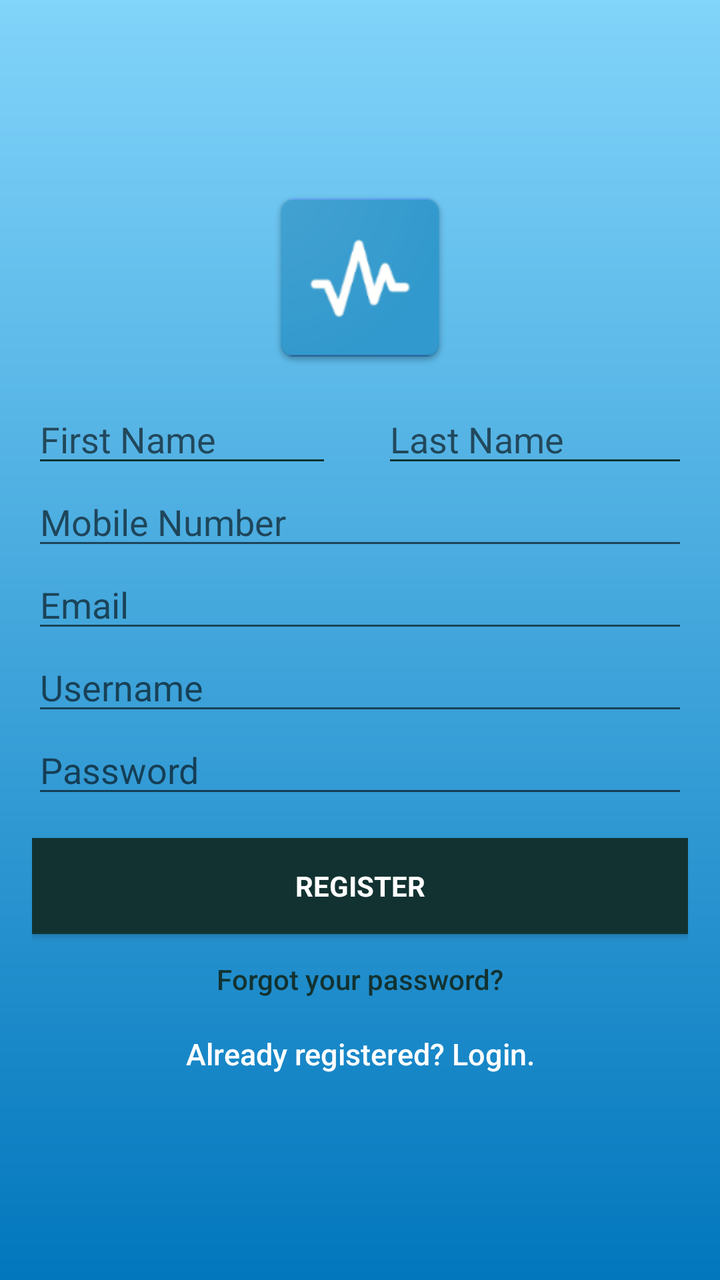
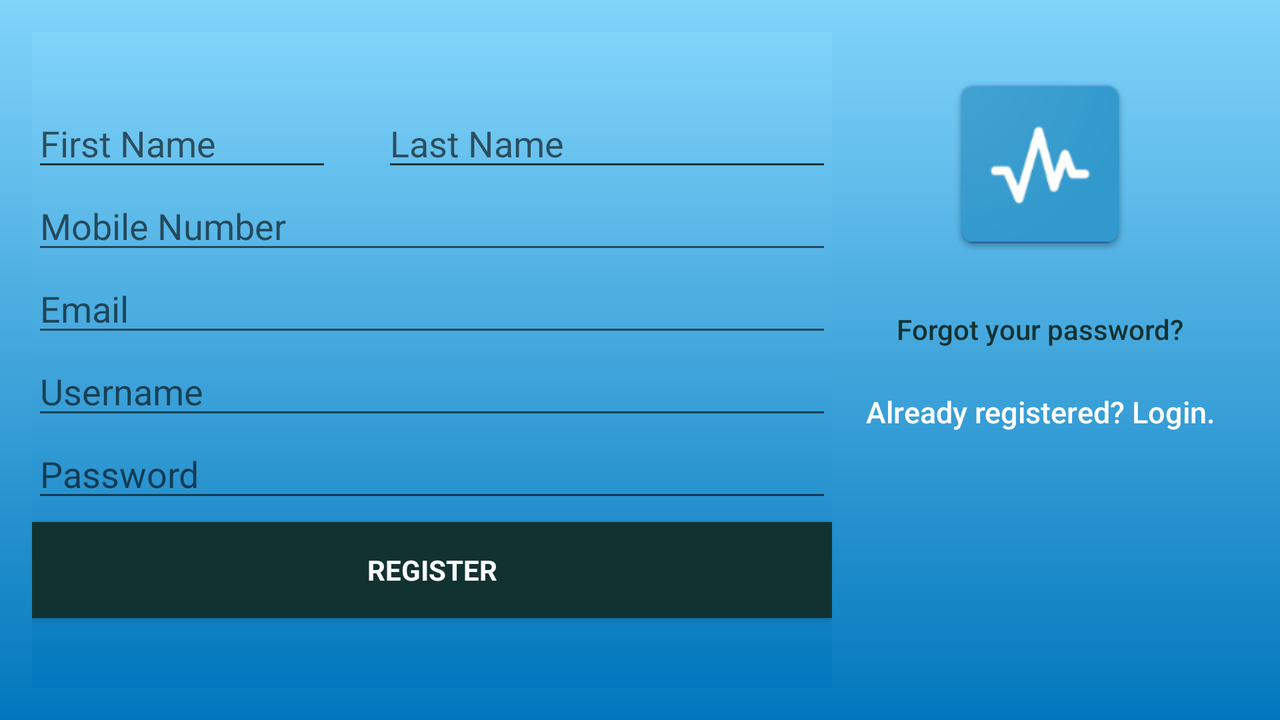

Two renders of one Android screen. The first uses the default layout on a phone; the second uses the alternative layout the repository ships for a different screen configuration, on a matching device. The two XML files are below.
<!-- AndroidManifest.xml: application theme AppTheme -->
<!-- res/layout/activity_signup.xml -->
<?xml version="1.0" encoding="utf-8"?>
<android.support.design.widget.CoordinatorLayout xmlns:android="http://schemas.android.com/apk/res/android"
    xmlns:app="http://schemas.android.com/apk/res-auto"
    xmlns:tools="http://schemas.android.com/tools"
    android:layout_width="match_parent"
    android:layout_height="match_parent"
    tools:context=".Signup">

    <LinearLayout
        android:layout_width="fill_parent"
        android:layout_height="fill_parent"
        android:background="@drawable/register_background"
        android:gravity="center"
        android:orientation="vertical"
        android:padding="@dimen/activity_horiz_margin">

        <ImageView
            android:layout_width="@dimen/logo_dimen"
            android:layout_height="@dimen/logo_dimen"
            android:layout_gravity="center_horizontal"
            android:layout_marginBottom="10dp"
            android:src="@mipmap/pulse"/>


        <LinearLayout
            android:layout_width="match_parent"
            android:layout_height="wrap_content"
            android:orientation="horizontal">

            <EditText
                android:id="@+id/registrationName"
                android:layout_width="150dp"
                android:layout_height="40dp"
                android:hint="First Name"
                android:backgroundTint="#123231"
                android:inputType="textPersonName"
                android:maxLines="1"
                android:singleLine="true"
                android:textColor="@android:color/white"/>

            <EditText
                android:id="@+id/registrationCaste"
                android:layout_width="fill_parent"
                android:layout_height="40dp"
                android:backgroundTint="#123231"
                android:layout_marginLeft = "25dp"
                android:hint="Last Name"
                android:inputType="textPersonName"
                android:maxLines="1"
                android:singleLine="true"
                android:textColor="@android:color/white"/>

        </LinearLayout>

        <EditText
            android:id = "@+id/mobile"
            android:layout_width="fill_parent"
            android:layout_height="wrap_content"
            android:hint="Mobile Number"
            android:inputType="phone"
            android:maxLength="10"
            android:maxLines="1"
            android:singleLine="true"
            android:textColor="@android:color/white"/>

        <EditText
            android:id="@+id/email"
            android:layout_width="match_parent"
            android:layout_height="wrap_content"
            android:hint="@string/email"
            android:inputType="textEmailAddress"
            android:maxLines="1"
            android:singleLine="true"
            android:textColor="@android:color/white"
            />
        <EditText
            android:layout_width="match_parent"
            android:id="@+id/userName"
            android:layout_height="wrap_content"
            android:hint="@string/username"
            android:inputType="text"
            android:maxLines="1"
            android:singleLine="true"
            android:textColor="@android:color/white"/>
        <EditText
            android:id="@+id/password"
            android:layout_width="match_parent"
            android:layout_height="wrap_content"
            android:focusableInTouchMode="true"
            android:hint="@string/hint_password"
            android:imeActionId="6"
            android:imeOptions="actionUnspecified"
            android:inputType="textPassword"
            android:maxLines="1"
            android:singleLine="true"
            android:textColor="@android:color/white"
            />






        <Button
            android:id="@+id/signup_button"
            style="?android:textAppearanceSmall"
            android:layout_width="match_parent"
            android:layout_height="wrap_content"
            android:layout_marginTop = "15dp"
            android:background="@color/colorAccent"
            android:text="@string/action_sign_in_short"
            android:textColor="@android:color/white"
            android:textStyle="bold"/>

        <Button
            android:id="@+id/btn_reset_password"
            android:layout_width="fill_parent"
            android:layout_height="25dp"
            android:layout_marginTop="10dip"
            android:background="@null"
            android:text="@string/btn_forgot_password"
            android:textAllCaps="false"
            android:textColor="@color/colorAccent"
            />

        
        <Button
            android:id="@+id/signin_button"
            android:layout_width="fill_parent"
            android:layout_height="wrap_content"
            android:layout_marginTop="1dip"
            android:background="@null"
            android:text="@string/btn_link_to_login"
            android:textAllCaps="false"
            android:textColor="@color/white"
            android:textSize="15dp"/>


    </LinearLayout>

    <ProgressBar
        android:id="@+id/progressBar"
        android:layout_width="30dp"
        android:layout_height="30dp"
        android:layout_gravity="center|bottom"
        android:layout_marginBottom="20dp"
        android:visibility="gone"/>

</android.support.design.widget.CoordinatorLayout>
<!-- resources referenced by this layout -->
<resources>
  <color name="colorAccent">#123231</color>
  <color name="white">#ffffff</color>
  <dimen name="activity_horiz_margin">16dp</dimen>
  <dimen name="logo_dimen">100dp</dimen>
  <!-- drawable register_background (drawable) -->
  <?xml version="1.0" encoding="utf-8"?>
  <shape xmlns:android="http://schemas.android.com/apk/res/android">
      <gradient
          android:startColor="#81D4FA"
          android:endColor="#0277BD"
          android:angle="270"
          />
  
  </shape>
  <!-- mipmap pulse: png bitmap (mipmap-hdpi, 2646 bytes) -->
  <string name="action_sign_in_short">Register</string>
  <string name="btn_forgot_password">Forgot your password?</string>
  <string name="btn_link_to_login">Already registered? Login.</string>
  <string name="email">Email</string>
  <string name="hint_password">Password</string>
  <string name="username">Username</string>
  <style name="AppTheme" parent="Theme.AppCompat.Light.DarkActionBar">
          
          <item name="colorPrimary">@color/colorPrimary</item>
          <item name="colorPrimaryDark">@color/colorPrimaryDark</item>
          <item name="colorAccent">@color/colorAccent</item>
      </style>
  <color name="colorPrimary">#0277BD</color>
  <color name="colorPrimaryDark">#0277BD</color>
</resources>
<!-- res/layout-land/activity_signup.xml (the repository's variant of the layout above) -->
<!-- drawn on the phone turned sideways -->
<?xml version="1.0" encoding="utf-8"?>
<android.support.design.widget.CoordinatorLayout xmlns:android="http://schemas.android.com/apk/res/android"
    xmlns:app="http://schemas.android.com/apk/res-auto"
    xmlns:tools="http://schemas.android.com/tools"
    android:layout_width="match_parent"
    android:layout_height="match_parent"
    android:background="@drawable/register_background"
    tools:context=".Signup">

    <LinearLayout
        android:layout_width="fill_parent"
        android:layout_height="fill_parent"
        android:orientation="horizontal"
        android:padding="@dimen/activity_horiz_margin">

        <LinearLayout
            android:layout_width="400dp"
            android:layout_height="fill_parent"
            android:background="@drawable/register_background"
            android:gravity="center"
            android:orientation="vertical"
            >



            <LinearLayout
                android:layout_width="match_parent"
                android:layout_height="wrap_content"
                android:orientation="horizontal">

                <EditText
                    android:id="@+id/registrationName"
                    android:layout_width="150dp"
                    android:layout_height="40dp"
                    android:hint="First Name"
                    android:backgroundTint="#123231"
                    android:inputType="textPersonName"
                    android:maxLines="1"
                    android:singleLine="true"
                    android:textColor="@android:color/white"/>

                <EditText
                    android:id="@+id/registrationCaste"
                    android:layout_width="fill_parent"
                    android:layout_height="40dp"
                    android:backgroundTint="#123231"
                    android:layout_marginLeft = "25dp"
                    android:hint="Last Name"
                    android:inputType="textPersonName"
                    android:maxLines="1"
                    android:singleLine="true"
                    android:textColor="@android:color/white"/>

            </LinearLayout>

            <EditText
                android:id = "@+id/mobile"
                android:layout_width="fill_parent"
                android:layout_height="wrap_content"
                android:hint="Mobile Number"
                android:inputType="phone"
                android:maxLength="10"
                android:maxLines="1"
                android:singleLine="true"
                android:textColor="@android:color/white"/>

            <EditText
                android:id="@+id/email"
                android:layout_width="match_parent"
                android:layout_height="wrap_content"
                android:hint="@string/email"
                android:inputType="textEmailAddress"
                android:maxLines="1"
                android:singleLine="true"
                android:textColor="@android:color/white"
                />
            <EditText
                android:layout_width="match_parent"
                android:id="@+id/userName"
                android:layout_height="wrap_content"
                android:hint="@string/username"
                android:inputType="text"
                android:maxLines="1"
                android:singleLine="true"
                android:textColor="@android:color/white"/>
            <EditText
                android:id="@+id/password"
                android:layout_width="match_parent"
                android:layout_height="wrap_content"
                android:focusableInTouchMode="true"
                android:hint="@string/hint_password"
                android:imeActionId="6"
                android:imeOptions="actionUnspecified"
                android:inputType="textPassword"
                android:maxLines="1"
                android:singleLine="true"
                android:textColor="@android:color/white"
                />

            <Button
                android:id="@+id/signup_button"
                style="?android:textAppearanceSmall"
                android:layout_width="match_parent"
                android:layout_height="wrap_content"
                android:layout_marginTop = "5dp"
                android:background="@color/colorAccent"
                android:text="@string/action_sign_in_short"
                android:textColor="@android:color/white"
                android:textStyle="bold"/>
        </LinearLayout>
        <LinearLayout
            android:layout_width="fill_parent"
            android:layout_height="match_parent"
            android:padding="@dimen/activity_horiz_margin"
            android:orientation="vertical">

            <ImageView
                android:layout_width="@dimen/logo_dimen"
                android:layout_height="@dimen/logo_dimen"
                android:src="@mipmap/pulse"
                android:layout_gravity="center_horizontal"/>

            <Button
                android:id="@+id/btn_reset_password"
                android:layout_width="fill_parent"
                android:layout_height="25dp"
                android:layout_marginTop="20dip"
                android:background="@null"
                android:text="@string/btn_forgot_password"
                android:textAllCaps="false"
                android:textColor="@color/colorAccent"
                />

        
            <Button
                android:id="@+id/signin_button"
                android:layout_width="fill_parent"
                android:layout_height="wrap_content"
                android:layout_marginTop="5dip"
                android:background="@null"
                android:text="@string/btn_link_to_login"
                android:textAllCaps="false"
                android:textColor="@color/white"
                android:textSize="15dp"/>

            <ProgressBar
                android:id="@+id/progressBar"
                android:layout_width="30dp"
                android:layout_height="30dp"
                android:layout_marginTop="20dp"
                android:layout_gravity="center|bottom"
                android:layout_marginBottom="10dp"
                android:visibility="gone"/>


        </LinearLayout>
    </LinearLayout>


</android.support.design.widget.CoordinatorLayout>
